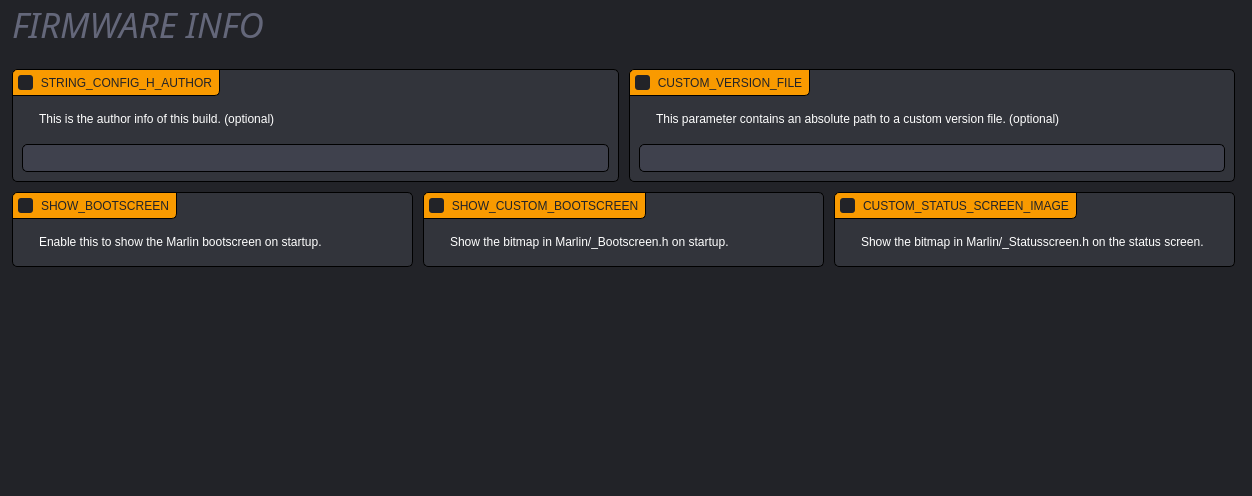
<?xml version="1.0" encoding="UTF-8"?>
<ui version="4.0">
 <class>FirmwarePage</class>
 <widget class="QWidget" name="FirmwarePage">
  <property name="geometry">
   <rect>
    <x>0</x>
    <y>0</y>
    <width>1252</width>
    <height>496</height>
   </rect>
  </property>
  <property name="minimumSize">
   <size>
    <width>0</width>
    <height>348</height>
   </size>
  </property>
  <property name="windowTitle">
   <string>Form</string>
  </property>
  <property name="styleSheet">
   <string notr="true">#FirmwarePage {
	background: rgb(34, 35, 40);
}

QWidget {
        font-family: &quot;Source Sans Pro&quot;;
		background: none;
}

QLabel:!disabled {
	color: white;
}

QGroupBox {
	border: 1px solid black;
	border-radius: 5px;
	background: rgb(34, 35, 40);
	padding-top: 25px;
}

QGroupBox:disabled {
	border: 1px solid rgb(26, 26, 30);
}

QGroupBox::title {
	background: rgb(249, 154, 0);
	color: rgb(34, 35, 40);
    padding: 5px;
	border: 1px solid black;
	border-top-left-radius: 5px;
	border-bottom-right-radius: 5px;
}

QGroupBox::title:disabled {
	background: rgb(34, 35, 40);
	color: rgb(180, 180, 180);
	border: 1px solid rgb(26, 26, 30);
}

QGroupBox:checked:!disabled {
	background: rgb(50, 52, 59);
}

QGroupBox:focus:!checked {
	border: 1px solid rgb(249, 154, 0);
	background: rgb(26, 26, 30);
}

QGroupBox:focus:checked {
	border: 1px solid rgb(249, 154, 0);
}

QGroupBox::title:focus {
	border: 1px solid rgb(249, 154, 0);
}

QGroupBox::indicator {
    width: 15px;
    height: 15px;
    background: rgb(34, 35, 40);
	border-radius: 3px;
}

QGroupBox::indicator:disabled {
    width: 15px;
    height: 15px;
    background: rgb(26, 26, 30);
}

QGroupBox::indicator:checked {
        image: url(&quot;://check_FILL0_wght400_GRAD0_opsz20.svg&quot;);
}

QCheckBox {
    padding: 5px;
	color: white;
    background: rgb(63, 65, 77);
    border: 1px solid black;
    border-radius: 5px;
}

QCheckBox:disabled {
	background: rgb(34, 35, 40);
	color: rgb(180, 180, 180);
}

QCheckBox::hover {
        border: 1px solid rgb(75, 77, 91);
}

QCheckBox:focus {
	border: 1px solid rgb(249, 154, 0);
}

QCheckBox::indicator {
    width: 15px;
    height: 15px;
    background: rgb(34, 35, 40);
	border-radius: 3px;
}

QCheckBox::indicator:disabled {
    width: 15px;
    height: 15px;
    background: rgb(26, 26, 30);
}

QCheckBox::indicator:checked {
        image: url(&quot;://check_FILL0_wght400_GRAD0_opsz20.svg&quot;);
}

QPushButton {
	background: rgb(63, 65, 77);
	color: white;
    border: 1px solid black;
	border-radius: 5px;
	padding: 6px;
}

QPushButton:disabled {
	background: rgb(34, 35, 40);
	color: rgb(180, 180, 180);
}

QPushButton:hover {
	  background: rgb(75, 77, 91);
}

QComboBox {
	color: white;
    background: rgb(63, 65, 77);
    border: 1px solid black;
	border-radius: 5px;
	padding: 5px;
}

QComboBox::disabled {
	background: rgb(34, 35, 40);
	color: rgb(180, 180, 180);
	border: 1px solid rgb(26, 26, 30);
}

QComboBox:hover {
    border: 1px solid rgb(75, 77, 91);
}

QComboBox:focus {
	border: 1px solid rgb(249, 154, 0);
}

QComboBox::drop-down {
	border: none;
}

QComboBox::down-arrow {
        image: url(&quot;:/arrow_drop_down_FILL0_wght400_GRAD0_opsz20_white.svg&quot;);
 	width: 6px;
	margin-right: 4px;
	margin-bottom: 2px;
}

QLineEdit {
	color: white;
    background: rgb(63, 65, 77);
    border: 1px solid black;
	border-radius: 5px;
	padding: 5px;
}

QLineEdit:disabled {
	background: rgb(34, 35, 40);
	color: rgb(180, 180, 180);
	border: 1px solid rgb(26, 26, 30);
}

QLineEdit:hover {
    border: 1px solid rgb(75, 77, 91);
}

QLineEdit:focus {
	border: 1px solid rgb(249, 154, 0);
}

QLabel {
	min-height: 30px;
}

QAbstractSpinBox {
	color: white;
    background: rgb(63, 65, 77);
    border: 1px solid black;
	border-radius: 5px;
	padding: 5px;
}

QAbstractSpinBox:disabled {
	background: rgb(34, 35, 40);
	color: rgb(180, 180, 180);
	border: 1px solid rgb(26, 26, 30);
}

QAbstractSpinBox:hover {
    border: 1px solid rgb(75, 77, 91);
}

QAbstractSpinBox:focus {
	border: 1px solid rgb(249, 154, 0);
}

QAbstractSpinBox::up-button {
        image: url(&quot;:/arrow_drop_up_FILL0_wght400_GRAD0_opsz20_white.svg&quot;);
 	width: 6px;
	margin-right: 6px;
	margin-top: 4px;
}

QAbstractSpinBox::down-button {
        image: url(&quot;:/arrow_drop_down_FILL0_wght400_GRAD0_opsz20_white.svg&quot;);
 	width: 6px;
	margin-right: 6px;
	margin-bottom: 4px;
}

QAbstractSpinBox::up-button:disabled,
QAbstractSpinBox::up-button:off {
                image: url(&quot;:/arrow_drop_up_FILL0_wght400_GRAD0_opsz20.svg&quot;);
}

QAbstractSpinBox::down-button:disabled,
QAbstractSpinBox::down-button:off {
                image: url(&quot;:/arrow_drop_down_FILL0_wght400_GRAD0_opsz20.svg&quot;);
}</string>
  </property>
  <layout class="QGridLayout" name="gridLayout">
   <property name="leftMargin">
    <number>12</number>
   </property>
   <property name="topMargin">
    <number>0</number>
   </property>
   <property name="rightMargin">
    <number>17</number>
   </property>
   <property name="spacing">
    <number>10</number>
   </property>
   <item row="4" column="0" colspan="3">
    <widget class="QWidget" name="widget_2" native="true">
     <layout class="QGridLayout" name="gridLayout_6" columnstretch="1,1">
      <property name="leftMargin">
       <number>0</number>
      </property>
      <property name="topMargin">
       <number>0</number>
      </property>
      <property name="rightMargin">
       <number>0</number>
      </property>
      <property name="bottomMargin">
       <number>0</number>
      </property>
      <property name="horizontalSpacing">
       <number>10</number>
      </property>
      <item row="0" column="0">
       <widget class="QGroupBox" name="uStringConfigHAuthorBox">
        <property name="title">
         <string>STRING_CONFIG_H_AUTHOR</string>
        </property>
        <property name="checkable">
         <bool>true</bool>
        </property>
        <property name="checked">
         <bool>true</bool>
        </property>
        <layout class="QGridLayout" name="gridLayout_3">
         <property name="spacing">
          <number>10</number>
         </property>
         <item row="0" column="1" colspan="2">
          <widget class="QLabel" name="label_4">
           <property name="text">
            <string>This is the author info of this build. (optional)</string>
           </property>
           <property name="wordWrap">
            <bool>true</bool>
           </property>
          </widget>
         </item>
         <item row="0" column="0">
          <widget class="QLabel" name="label_3">
           <property name="sizePolicy">
            <sizepolicy hsizetype="Fixed" vsizetype="Fixed">
             <horstretch>0</horstretch>
             <verstretch>0</verstretch>
            </sizepolicy>
           </property>
           <property name="text">
            <string/>
           </property>
           <property name="pixmap">
            <pixmap resource="../resources/resources.qrc">:/info_FILL0_wght100_GRAD0_opsz20.svg</pixmap>
           </property>
          </widget>
         </item>
         <item row="1" column="0" colspan="3">
          <widget class="QLineEdit" name="uAuthorNameEdit">
           <property name="sizePolicy">
            <sizepolicy hsizetype="Expanding" vsizetype="Fixed">
             <horstretch>0</horstretch>
             <verstretch>0</verstretch>
            </sizepolicy>
           </property>
          </widget>
         </item>
        </layout>
       </widget>
      </item>
      <item row="0" column="1">
       <widget class="QGroupBox" name="uCustomVersionFileBox">
        <property name="title">
         <string>CUSTOM_VERSION_FILE</string>
        </property>
        <property name="checkable">
         <bool>true</bool>
        </property>
        <layout class="QGridLayout" name="gridLayout_4">
         <property name="spacing">
          <number>10</number>
         </property>
         <item row="1" column="1">
          <widget class="QLabel" name="label_6">
           <property name="text">
            <string>This parameter contains an absolute path to a custom version file. (optional)</string>
           </property>
           <property name="wordWrap">
            <bool>true</bool>
           </property>
          </widget>
         </item>
         <item row="1" column="0">
          <widget class="QLabel" name="label_7">
           <property name="sizePolicy">
            <sizepolicy hsizetype="Fixed" vsizetype="Fixed">
             <horstretch>0</horstretch>
             <verstretch>0</verstretch>
            </sizepolicy>
           </property>
           <property name="text">
            <string/>
           </property>
           <property name="pixmap">
            <pixmap resource="../resources/resources.qrc">:/info_FILL0_wght100_GRAD0_opsz20.svg</pixmap>
           </property>
          </widget>
         </item>
         <item row="2" column="0" colspan="2">
          <widget class="QLineEdit" name="uCustomVersionFileEdit">
           <property name="sizePolicy">
            <sizepolicy hsizetype="Expanding" vsizetype="Fixed">
             <horstretch>0</horstretch>
             <verstretch>0</verstretch>
            </sizepolicy>
           </property>
          </widget>
         </item>
        </layout>
       </widget>
      </item>
     </layout>
    </widget>
   </item>
   <item row="3" column="1">
    <spacer name="verticalSpacer_2">
     <property name="orientation">
      <enum>Qt::Vertical</enum>
     </property>
     <property name="sizeType">
      <enum>QSizePolicy::Fixed</enum>
     </property>
     <property name="sizeHint" stdset="0">
      <size>
       <width>20</width>
       <height>10</height>
      </size>
     </property>
    </spacer>
   </item>
   <item row="2" column="0" colspan="3">
    <widget class="QWidget" name="widget" native="true">
     <layout class="QGridLayout" name="gridLayout_5">
      <property name="leftMargin">
       <number>0</number>
      </property>
      <property name="topMargin">
       <number>0</number>
      </property>
      <property name="rightMargin">
       <number>0</number>
      </property>
      <property name="bottomMargin">
       <number>0</number>
      </property>
      <property name="horizontalSpacing">
       <number>10</number>
      </property>
      <property name="verticalSpacing">
       <number>5</number>
      </property>
      <item row="0" column="0">
       <widget class="QLabel" name="label_5">
        <property name="sizePolicy">
         <sizepolicy hsizetype="Fixed" vsizetype="Preferred">
          <horstretch>0</horstretch>
          <verstretch>0</verstretch>
         </sizepolicy>
        </property>
        <property name="font">
         <font>
          <family>Source Sans Pro Light</family>
          <pointsize>-1</pointsize>
          <italic>true</italic>
         </font>
        </property>
        <property name="styleSheet">
         <string notr="true">QLabel {
	color: rgb(100, 103, 122);
	font-size: 35px;
	font-family: &quot;Source Sans Pro Light&quot;;
	font-style: italic;
}
</string>
        </property>
        <property name="text">
         <string>FIRMWARE INFO</string>
        </property>
       </widget>
      </item>
      <item row="0" column="1">
       <widget class="QPushButton" name="uDocumentationButton">
        <property name="sizePolicy">
         <sizepolicy hsizetype="Fixed" vsizetype="Fixed">
          <horstretch>0</horstretch>
          <verstretch>0</verstretch>
         </sizepolicy>
        </property>
        <property name="toolTip">
         <string>Open Firmware Info documentation</string>
        </property>
        <property name="styleSheet">
         <string notr="true">QPushButton {
	background: none;
	border: none;
}</string>
        </property>
        <property name="text">
         <string/>
        </property>
        <property name="icon">
         <iconset resource="../resources/resources.qrc">
          <normaloff>:/open_in_new_FILL0_wght100_GRAD0_opsz20.svg</normaloff>:/open_in_new_FILL0_wght100_GRAD0_opsz20.svg</iconset>
        </property>
        <property name="iconSize">
         <size>
          <width>20</width>
          <height>20</height>
         </size>
        </property>
       </widget>
      </item>
      <item row="0" column="2">
       <spacer name="horizontalSpacer">
        <property name="orientation">
         <enum>Qt::Horizontal</enum>
        </property>
        <property name="sizeHint" stdset="0">
         <size>
          <width>40</width>
          <height>20</height>
         </size>
        </property>
       </spacer>
      </item>
     </layout>
    </widget>
   </item>
   <item row="7" column="0" colspan="3">
    <widget class="QWidget" name="widget_3" native="true">
     <layout class="QGridLayout" name="gridLayout_7">
      <property name="leftMargin">
       <number>0</number>
      </property>
      <property name="topMargin">
       <number>0</number>
      </property>
      <property name="rightMargin">
       <number>0</number>
      </property>
      <property name="bottomMargin">
       <number>0</number>
      </property>
      <property name="horizontalSpacing">
       <number>10</number>
      </property>
      <item row="0" column="1">
       <widget class="QGroupBox" name="uShowCustomBootscreenBox">
        <property name="title">
         <string>SHOW_CUSTOM_BOOTSCREEN</string>
        </property>
        <property name="checkable">
         <bool>true</bool>
        </property>
        <property name="checked">
         <bool>true</bool>
        </property>
        <layout class="QGridLayout" name="gridLayout_9">
         <property name="spacing">
          <number>10</number>
         </property>
         <item row="0" column="0">
          <widget class="QLabel" name="label_10">
           <property name="sizePolicy">
            <sizepolicy hsizetype="Fixed" vsizetype="Fixed">
             <horstretch>0</horstretch>
             <verstretch>0</verstretch>
            </sizepolicy>
           </property>
           <property name="text">
            <string/>
           </property>
           <property name="pixmap">
            <pixmap resource="../resources/resources.qrc">:/info_FILL0_wght100_GRAD0_opsz20.svg</pixmap>
           </property>
          </widget>
         </item>
         <item row="0" column="1">
          <widget class="QLabel" name="label_11">
           <property name="text">
            <string>Show the bitmap in Marlin/_Bootscreen.h on startup.</string>
           </property>
           <property name="wordWrap">
            <bool>true</bool>
           </property>
          </widget>
         </item>
        </layout>
       </widget>
      </item>
      <item row="0" column="0">
       <widget class="QGroupBox" name="uShowBootscreenBox">
        <property name="title">
         <string>SHOW_BOOTSCREEN</string>
        </property>
        <property name="checkable">
         <bool>true</bool>
        </property>
        <layout class="QGridLayout" name="gridLayout_8">
         <property name="spacing">
          <number>10</number>
         </property>
         <item row="0" column="0">
          <widget class="QLabel" name="label_8">
           <property name="sizePolicy">
            <sizepolicy hsizetype="Fixed" vsizetype="Fixed">
             <horstretch>0</horstretch>
             <verstretch>0</verstretch>
            </sizepolicy>
           </property>
           <property name="text">
            <string/>
           </property>
           <property name="pixmap">
            <pixmap resource="../resources/resources.qrc">:/info_FILL0_wght100_GRAD0_opsz20.svg</pixmap>
           </property>
          </widget>
         </item>
         <item row="0" column="1">
          <widget class="QLabel" name="label_9">
           <property name="text">
            <string>Enable this to show the Marlin bootscreen on startup.</string>
           </property>
           <property name="wordWrap">
            <bool>true</bool>
           </property>
          </widget>
         </item>
        </layout>
       </widget>
      </item>
      <item row="0" column="2">
       <widget class="QGroupBox" name="uCustomStatusScreenImageBox">
        <property name="title">
         <string>CUSTOM_STATUS_SCREEN_IMAGE</string>
        </property>
        <property name="flat">
         <bool>false</bool>
        </property>
        <property name="checkable">
         <bool>true</bool>
        </property>
        <layout class="QGridLayout" name="gridLayout_10">
         <property name="spacing">
          <number>10</number>
         </property>
         <item row="0" column="0">
          <widget class="QLabel" name="label_12">
           <property name="sizePolicy">
            <sizepolicy hsizetype="Fixed" vsizetype="Fixed">
             <horstretch>0</horstretch>
             <verstretch>0</verstretch>
            </sizepolicy>
           </property>
           <property name="text">
            <string/>
           </property>
           <property name="pixmap">
            <pixmap resource="../resources/resources.qrc">:/info_FILL0_wght100_GRAD0_opsz20.svg</pixmap>
           </property>
          </widget>
         </item>
         <item row="0" column="1">
          <widget class="QLabel" name="label_13">
           <property name="text">
            <string>Show the bitmap in Marlin/_Statusscreen.h on the status screen.</string>
           </property>
           <property name="wordWrap">
            <bool>true</bool>
           </property>
          </widget>
         </item>
        </layout>
       </widget>
      </item>
     </layout>
    </widget>
   </item>
   <item row="12" column="0" colspan="3">
    <spacer name="verticalSpacer">
     <property name="orientation">
      <enum>Qt::Vertical</enum>
     </property>
     <property name="sizeHint" stdset="0">
      <size>
       <width>0</width>
       <height>0</height>
      </size>
     </property>
    </spacer>
   </item>
  </layout>
 </widget>
 <resources>
  <include location="../resources/resources.qrc"/>
 </resources>
 <connections/>
</ui>
